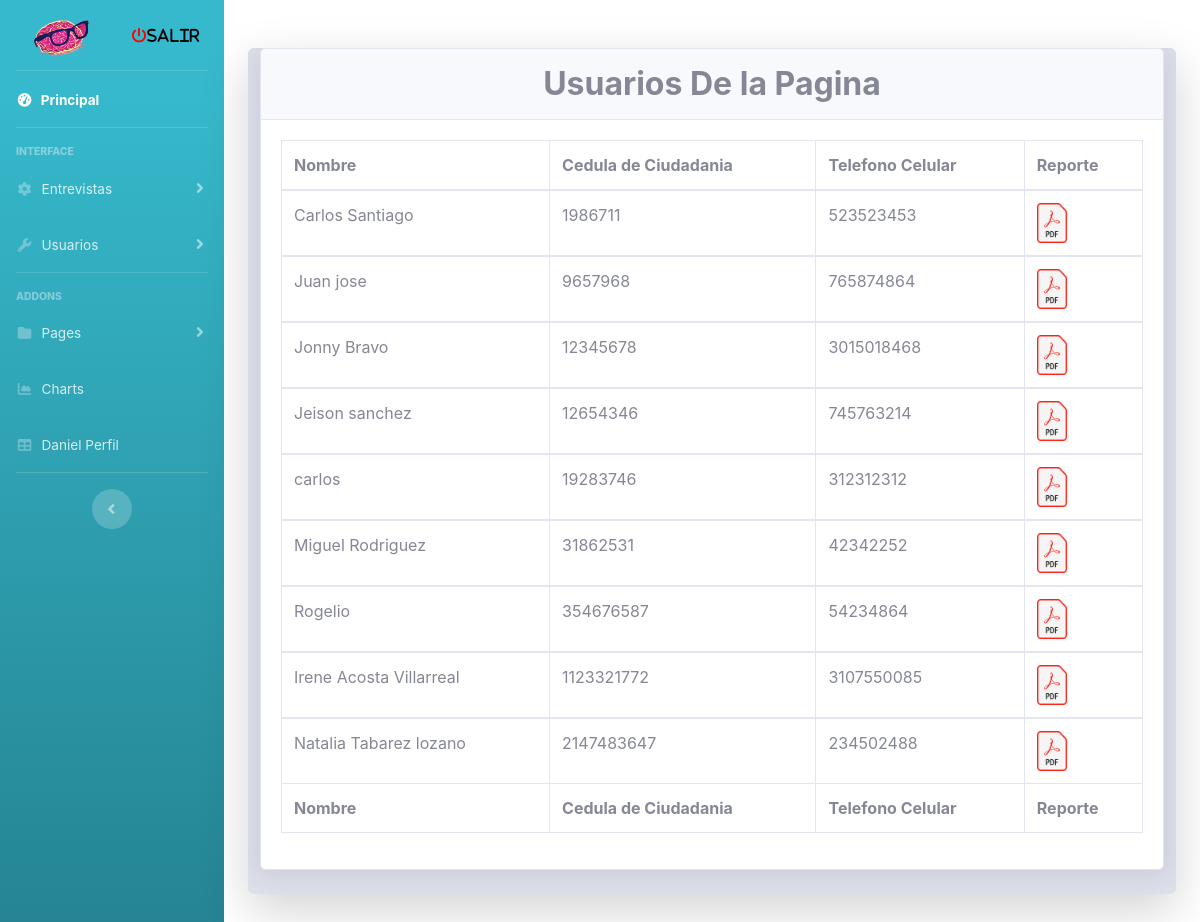
The app's page /View/consultarEntrevistaPsicologa.php (signed in) with its own data.
### tables this page shows
CREATE TABLE `entrevistapsicologica` (
  `nombre` varchar(40) NOT NULL,
  `cc` int(12) NOT NULL,
  `dependencia` varchar(20) NOT NULL,
  `cargo` varchar(40) NOT NULL,
  `cargoAspira` varchar(40) NOT NULL,
  `telefono` varchar(30) NOT NULL,
  `aspiracionSal` varchar(10) DEFAULT NULL,
  `fechaEntrevista` date DEFAULT current_timestamp(),
  `psicologa` varchar(30) NOT NULL,
  `responsabilidad` tinyint(1) NOT NULL,
  `productividad` tinyint(1) NOT NULL,
  `gestionCambio` tinyint(1) NOT NULL,
  `innovacion` tinyint(1) NOT NULL,
  `resiliencia` tinyint(1) NOT NULL,
  `confianza` tinyint(1) NOT NULL,
  `dswm1` varchar(5) NOT NULL DEFAULT 'NO',
  `dswm2` varchar(5) NOT NULL DEFAULT 'NO',
  `dswo3` varchar(5) NOT NULL DEFAULT 'NO',
  `dswc4` varchar(5) NOT NULL DEFAULT 'NO',
  `dswp5` varchar(5) NOT NULL DEFAULT 'NO',
  `dswa6` varchar(5) NOT NULL DEFAULT 'NO',
  `dswd7` varchar(5) NOT NULL DEFAULT 'NO',
  `other1` text DEFAULT NULL,
  `dssk1` varchar(5) NOT NULL DEFAULT 'NO',
  `dssp2` varchar(5) NOT NULL DEFAULT 'NO',
  `dssv3` varchar(5) NOT NULL DEFAULT 'NO',
  `dssd4` varchar(5) NOT NULL DEFAULT 'NO',
  `dssd5` varchar(5) NOT NULL DEFAULT 'NO',
  `dssc6` varchar(5) NOT NULL DEFAULT 'NO',
  `other2` text DEFAULT NULL,
  `dsdp1` varchar(5) NOT NULL DEFAULT 'NO',
  `dsdc2` varchar(5) NOT NULL DEFAULT 'NO',
  `dsdi3` varchar(5) NOT NULL DEFAULT 'NO',
  `dsdc4` varchar(5) NOT NULL DEFAULT 'NO',
  `dsdu5` varchar(5) NOT NULL DEFAULT 'NO',
  `dsdm6` varchar(5) NOT NULL DEFAULT 'NO',
  `dsdd7` varchar(5) NOT NULL DEFAULT 'NO',
  `dsdi8` varchar(5) NOT NULL DEFAULT 'NO',
  `dsdi9` varchar(5) NOT NULL DEFAULT 'NO',
  `dsdr10` varchar(5) NOT NULL DEFAULT 'NO',
  `other3` text DEFAULT NULL,
  `comportamientoEtico` varchar(100) NOT NULL,
  `fuenteR` varchar(20) NOT NULL,
  `resultadoI` varchar(3) DEFAULT NULL,
  `inteligenciaE` varchar(30) NOT NULL,
  `candidatoU` varchar(2) NOT NULL,
  `explicacion` text DEFAULT NULL,
  `resolucionProblemas` varchar(30) NOT NULL,
  `observaciones` text DEFAULT NULL,
  `adecuado` varchar(5) NOT NULL DEFAULT 'NO',
  `adecuadoP` varchar(5) NOT NULL DEFAULT 'NO',
  `parcialmente` varchar(5) NOT NULL DEFAULT 'NO',
  `primera` varchar(5) NOT NULL DEFAULT 'NO',
  `segunda` varchar(5) NOT NULL DEFAULT 'NO',
  `noA` varchar(5) NOT NULL DEFAULT 'NO',
  `concepto` text DEFAULT NULL,
  `co` int(11) DEFAULT NULL,
  `terminado` varchar(5) NOT NULL DEFAULT 'False'
);

### View/consultarEntrevistaPsicologa.php (the view, shortened to what this page needs)
<!DOCTYPE html>
<html xmlns="http://www.w3.org/1999/xhtml">
<?php include FOLDER_TEMPLATE."head.php"; ?>
<?php include FOLDER_TEMPLATE."sidebar.php"; ?>
<body id="page-top">
<div class="container">
          <div class="card o-hidden border-0 shadow-lg my-5">
              <div class="card-body p-0 bg-gray-300">
                  <div class="row">
                      <div class="col-md-12">
                          <div class="col-md-12 mx-auto">
                              <div class="form-group">
        <div class="card shadow mb-4">
          <div class="card-header py-3">
           <center> <h2 class="m-0 font-weight-bold text">Usuarios De la Pagina</h2> </center>
          </div>
          <div class="card-body">
            <div class="table-responsive">
              <table class="table table-bordered" width="100%" cellspacing="10">
                <thead>
                  <tr>
                    <th>Nombre </th>
                    <th>Cedula de Ciudadania</th>
                    <th>Telefono Celular</th>
                    <th>Reporte</th>
                  </tr>
                </thead>
                <tfoot>
                  <tr>
                    <th>Nombre </th>
                    <th>Cedula de Ciudadania</th>
                    <th>Telefono Celular</th>
                    <th>Reporte</th>
                  </tr>
                </tfoot>
                <?php
                    require_once "../Model/conexioon.php";
                    $sql = "SELECT * FROM `entrevistapsicologica`";
                    $rta=$objCnx->query($sql);
                    while ($datos=$rta->fetch_array()){
                     ?>
                <tbody>
                  <tr>
                  <td><?php echo $datos['nombre']?></td>
                  <td><?php echo $datos['cc']?></td>
                  <td><?php echo $datos['telefono']?></td>
                  <td><a href="../Reportes/pdf-Entrevista_Psicologa.php?cc=<?php echo $datos['cc']?>" target="_blank"><img src="../img/pdf.png" alt="Sacar Reporte" width="30" height="40"></a></td>
                  </tr>
                  <?php
                    }
                   ?>
                </tbody>
              </table>
            </div>
          </div>
        </div>
      </div>
    </div>
  </div>
</div>
</body>
</html>

### records on screen
entrevistapsicologica: nombre "Carlos Santiago", cc "1986711", telefono "523523453"
entrevistapsicologica: nombre "Juan jose", cc "9657968", telefono "765874864"
entrevistapsicologica: nombre "Jonny Bravo", cc "12345678", telefono "3015018468"
entrevistapsicologica: nombre "Jeison sanchez", cc "12654346", telefono "745763214"
entrevistapsicologica: nombre "carlos", cc "19283746", telefono "312312312"
entrevistapsicologica: nombre "Miguel Rodriguez", cc "31862531", telefono "42342252"
entrevistapsicologica: nombre "Rogelio", cc "354676587", telefono "54234864"
entrevistapsicologica: nombre "Irene Acosta Villarreal", cc "1123321772", telefono "3107550085"
entrevistapsicologica: nombre "Natalia Tabarez lozano", cc "2147483647", telefono "234502488"

### other values on screen
$_SESSION['nombre'] "Daniel"
